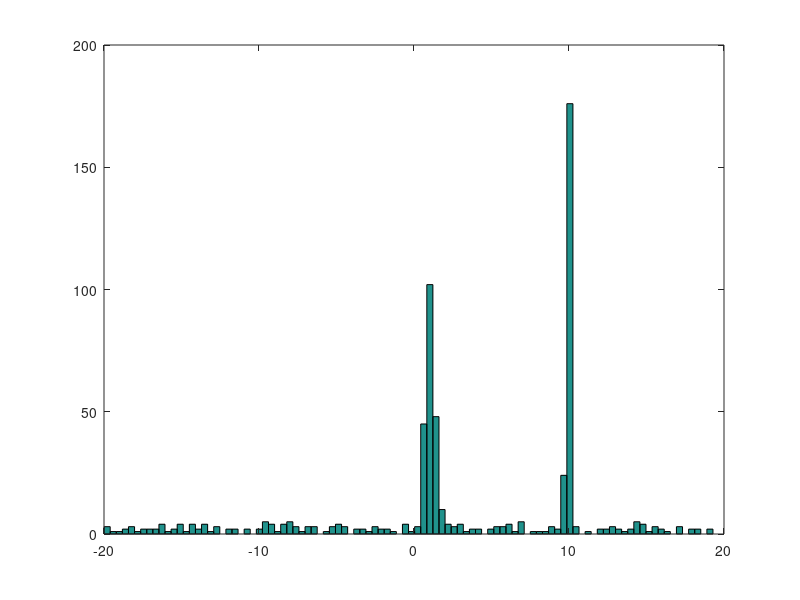

The MATLAB script that drew this image: (Note: this script raises an error after producing the figure.)
% Realize random variable as mixture of two different distributions
mu1=1;
mu2=10;
sig1=.3;
sig2=.1;
p1=0.5;
% Number of realizations
N=400;
R_sp=0.5;
sp_min=-20;
B=500;
sp_max=20;
D=unifrnd(0,1,N,1);
X=(D<=p1).*(randn(N,1)*sig1+mu1)+(D>p1).*(randn(N,1)*sig2+mu2);
% Add spurious data
X=[X;unifrnd(sp_min,sp_max,round(N*R_sp),1)];
% Shuffle
X=X(randperm(length(X)));
X=X(:);
figure(1);
hist(X,100);
S=zeros(1,1,2);
S(1,1,:)=[1;1];
[C,P,mu,S,W]=gmm(X,[0;10],S,[0.5,0.5],B);
%[C,P,mu,S,W]=gmmr(X,[0;10],S,[0.5,0.5],B,100);
newplot(figure(2));
figure(2);
hold on;
scatter(X(find(C==1)),zeros(length(find(C==1)),1),[],'r');
scatter(X(find(C==2)),zeros(length(find(C==2)),1),[],'g');
hold off;
